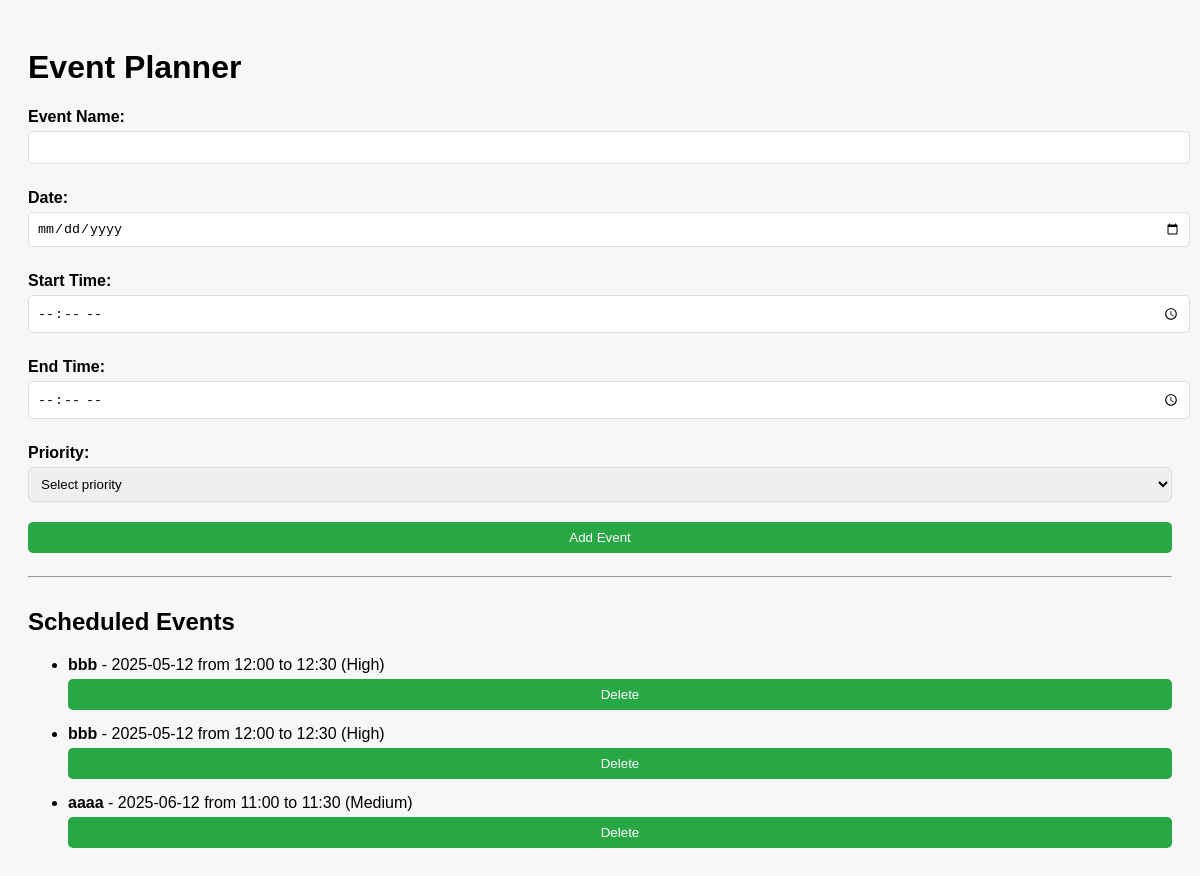
The page / on the database its author committed.
### models.py (models this page shows, shortened)
class Event(db.Model):
    id = db.Column(db.Integer, primary_key=True)
    name = db.Column(db.String(100), nullable=False)
    date = db.Column(db.String(10), nullable=False)
    start_time = db.Column(db.String(5), nullable=False)
    end_time = db.Column(db.String(5), nullable=False)
    priority = db.Column(db.String(10), nullable=False)

### app.py (the view, shortened to what this page needs)
@app.route("/", methods=["GET", "POST"])
def index():
    events = Event.query.order_by(Event.date, Event.start_time).all()
    return render_template("index.html", events=events)

### templates/index.html (shortened to what this page needs)
<!DOCTYPE html>
<html lang="en">
<head>
    <link rel="stylesheet" href="{{ url_for('static', filename='css/style.css') }}">
</head>
<body>
    <h1>Event Planner</h1>
    <form method="POST">
        <div>
            <label for="name">Event Name:</label>
            <input type="text" id="name" name="name" required>
        </div>
        <div>
            <label for="date">Date:</label>
            <input type="date" id="date" name="date" required>
        </div>
        <div>
            <label for="start_time">Start Time:</label>
            <input type="time" id="start_time" name="start_time" required>
        </div>
        <div>
            <label for="end_time">End Time:</label>
            <input type="time" id="end_time" name="end_time" required>
        </div>
        <div>
            <label for="priority">Priority:</label>
            <select id="priority" name="priority" required>
                <option value="" disabled selected>Select priority</option>
            </select>
        </div>
        <button type="submit">Add Event</button>
    </form>
    <hr>
    <h2>Scheduled Events</h2>
    <ul>
        {% for event in events %}
        <li>
            <strong>{{ event.name }}</strong> - {{ event.date }} from {{ event.start_time }} to {{ event.end_time }} ({{
            event.priority }})
            <form action="{{ url_for('delete_event', event_id=event.id) }}" method="POST" style="display:inline;">
                <button type="submit"
                    onclick="return confirm('Are you sure you want to delete this event?')">Delete</button>
            </form>
        </li>
        {% else %}
        <p>No events scheduled.</p>
        {% endfor %}
    </ul>
</body>
</html>

### static/css/style.css (style rules this page uses)
body { font-family: Arial, sans-serif; background: #f7f7f7; padding: 20px; }
form label { display: block; margin-top: 10px; font-weight: bold; }
form input, form select, form button { width: 100%; padding: 8px; margin-top: 5px; margin-bottom: 15px; border-radius: 5px; border: 1px solid #ddd; }
form button { background-color: #28a745; color: white; border: none; }
h2 { margin-top: 30px; }

### rows shown on the page
Event: name "bbb", date "2025-05-12", start_time "12:00", end_time "12:30", priority "High"
Event: name "bbb", date "2025-05-12", start_time "12:00", end_time "12:30", priority "High"
Event: name "aaaa", date "2025-06-12", start_time "11:00", end_time "11:30", priority "Medium"
